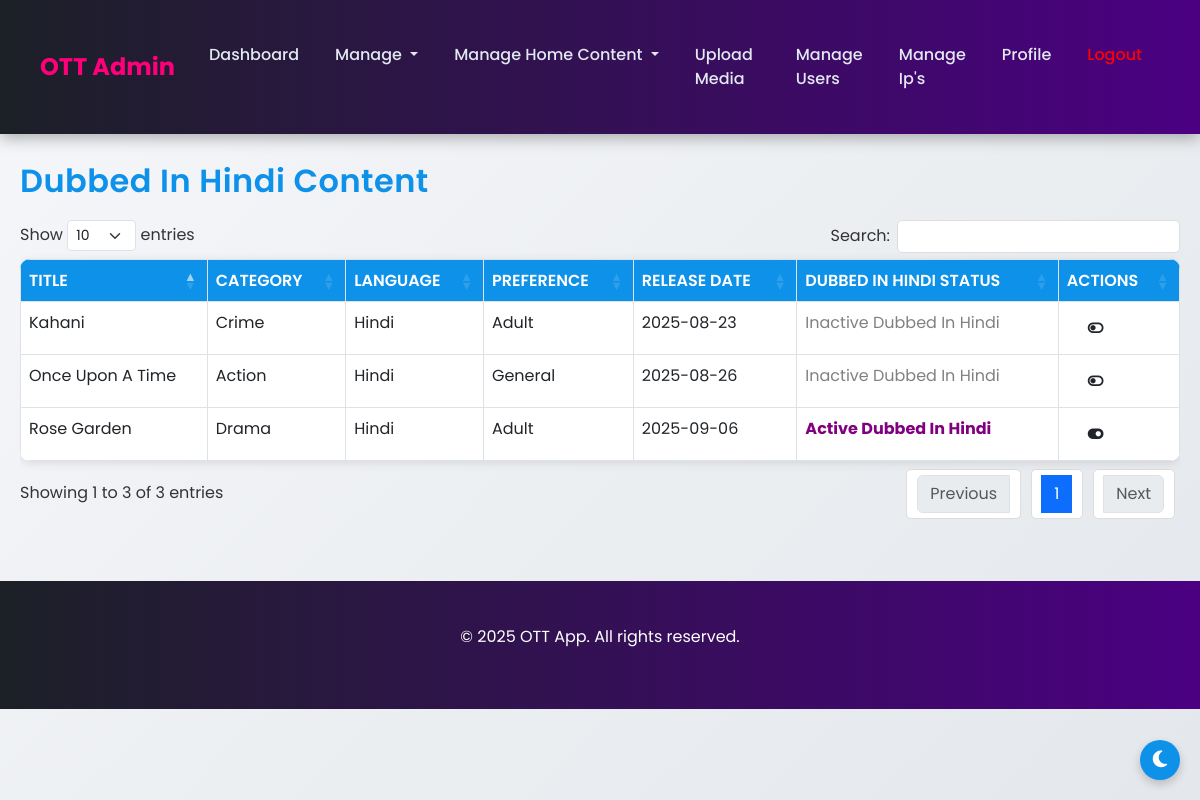
The app's page /admin/manage_dubbed.php (signed in) with its own data.
### tables this page shows
CREATE TABLE `content` (
  `content_id` int(11) NOT NULL,
  `title` varchar(100) NOT NULL,
  `description` text DEFAULT NULL,
  `category_id` int(11) DEFAULT NULL,
  `thumbnail_url` text DEFAULT NULL,
  `video_url` varchar(255) DEFAULT NULL,
  `duration` int(11) DEFAULT NULL,
  `release_date` date DEFAULT NULL,
  `created_at` timestamp NOT NULL DEFAULT current_timestamp(),
  `status` enum('active','inactive') NOT NULL DEFAULT 'active',
  `content_type` varchar(255) DEFAULT NULL,
  `language_id` int(11) DEFAULT NULL,
  `preference_id` int(11) DEFAULT NULL,
  `trailer_url` varchar(255) DEFAULT NULL,
  `banner` tinyint(1) DEFAULT 0 COMMENT '1 for active banner, 0 for inactive banner',
  `top_shows` tinyint(1) DEFAULT 0 COMMENT '1 for active top_shows, 0 for inactive top_shows',
  `binge_worthy` tinyint(1) DEFAULT 0 COMMENT '1 for Binge Worthy, 0 for not Binge Worthy',
  `bollywood_binge` tinyint(1) DEFAULT 0 COMMENT '1 for Bollywoord Binge, 0 for not Bollywood Binge',
  `dubbed_in_hindi` tinyint(1) DEFAULT 0 COMMENT '1 for Dubbed In Hindi, 0 for not Dubbed In Hindi',
  `plan` varchar(20) DEFAULT 'free' COMMENT 'Plan type (e.g., free, paid)',
  `industry` varchar(100) DEFAULT NULL COMMENT 'Industry (e.g., Hollywood, Bollywood)'
);

CREATE TABLE `categories` (
  `category_id` int(11) NOT NULL,
  `name` varchar(50) NOT NULL,
  `status` enum('active','inactive') NOT NULL DEFAULT 'active',
  `main_category_id` int(11) NOT NULL DEFAULT 1
);

CREATE TABLE `languages` (
  `language_id` int(11) NOT NULL,
  `name` varchar(100) NOT NULL,
  `status` enum('active','inactive') DEFAULT 'active'
);

CREATE TABLE `content_preferences` (
  `preference_id` int(11) NOT NULL,
  `preference_name` varchar(50) NOT NULL,
  `description` varchar(255) DEFAULT NULL,
  `status` tinyint(1) NOT NULL DEFAULT 1,
  `created_at` timestamp NOT NULL DEFAULT current_timestamp()
);

### admin/manage_dubbed.php (the view, shortened to what this page needs)
<?php
include '../api/config.php';
?>
<?php include 'includes/header.php'; ?>
<?php include 'includes/navbar.php'; ?>
<div class="container-fluid">
    <h2 class="mt-2">Dubbed In Hindi Content</h2>
    <div class="table-responsive">
        <table id="contentTable" class="table table-bordered">
            <thead>
                <tr>
                    <th>Title</th>
                    <th>Category</th>
                    <th>Language</th>
                    <th>Preference</th>
                    <th>Release Date</th>
                    <th>Dubbed In Hindi Status</th>
                    <th>Actions</th>
                </tr>
            </thead>
            <tbody>
                <?php
                $result = $conn->query("SELECT c.*, cat.name as category_name, l.name as language_name, cp.preference_name
                                        FROM content c
                                        JOIN categories cat ON c.category_id = cat.category_id
                                        LEFT JOIN languages l ON c.language_id = l.language_id
                                        LEFT JOIN content_preferences cp ON c.preference_id = cp.preference_id
                                        WHERE c.status = 'active'");
                if ($result) {
                    while ($row = $result->fetch_assoc()) {
                        $dubbed_in_hindi_class = $row['dubbed_in_hindi'] == 1 ? 'dubbed-in-hindi-active' : 'dubbed-in-hindi-inactive';
                        $dubbed_in_hindi_text = $row['dubbed_in_hindi'] == 1 ? 'Active Dubbed In Hindi' : 'Inactive Dubbed In Hindi';
                        $dubbed_in_hindi_icon = $row['dubbed_in_hindi'] == 1 ? 'on' : 'off';
                        echo "<tr data-content-id='{$row['content_id']}'>
                            <td>" . htmlspecialchars($row['title']) . "</td>
                            <td>" . htmlspecialchars($row['category_name']) . "</td>
                            <td>" . htmlspecialchars($row['language_name'] ?? 'N/A') . "</td>
                            <td>" . htmlspecialchars($row['preference_name'] ?? 'N/A') . "</td>
                            <td>" . htmlspecialchars($row['release_date']) . "</td>
                            <td class='$dubbed_in_hindi_class dubbed-status' data-current-status='{$row['dubbed_in_hindi']}'>$dubbed_in_hindi_text</td>
                            <td>
                                <form method='post' action='../api/content.php' style='display:inline;' onsubmit='return toggleDubbedInHindi(event, {$row['content_id']}, {$row['dubbed_in_hindi']})'>
                                    <input type='hidden' name='action' value='toggle_dubbed_in_hindi'>
                                    <input type='hidden' name='content_id' value='{$row['content_id']}'>
                                    <input type='hidden' name='current_dubbed_in_hindi' value='{$row['dubbed_in_hindi']}'>
                                    <button type='submit' class='btn btn-sm btn-purple toggle-btn'>
                                        <i class='fas fa-toggle-$dubbed_in_hindi_icon'></i>
                                    </button>
                                </form>
                            </td>
                        </tr>";
                    }
                } else {
                    echo "<tr><td colspan='7'>No active content found.</td></tr>";
                }
                ?>
            </tbody>
        </table>
    </div>
</div>
<?php include 'includes/footer.php'; ?>
</body>
</html>

### assets/css/style.css (style rules this page uses)
.container, .container-fluid { padding: 20px; max-width: 1400px; margin: 0 auto; }
h1, h2 { font-weight: 600; color: #0e91e9; margin-bottom: 20px; letter-spacing: 0.5px; }
.btn { border-radius: 8px; padding: 10px 20px; font-weight: 500; transition: all 0.3s ease; }
table.dataTable { border-radius: 10px; overflow: hidden; background: #fff; box-shadow: 0 2px 10px rgba(0, 0, 0, 0.1); color: #333; }
table.dataTable thead th { background: #0e91e9; color: #fff; font-weight: 600; text-transform: uppercase; }
table.dataTable tbody tr { transition: background 0.3s ease; }

### admin/manage_dubbed.php (style rules this page uses)
.dubbed-in-hindi-active { color: purple !important; font-weight: bold; }
.dubbed-in-hindi-inactive { color: gray !important; }

### records on screen
content: title "Kahani", category.name "Crime", language.name "Hindi", preference.preference_name "Adult", release_date "2025-08-23", dubbed_in_hindi "Inactive Dubbed In Hindi"
content: title "Rose Garden", category.name "Drama", language.name "Hindi", preference.preference_name "Adult", release_date "2025-09-06", dubbed_in_hindi "Active Dubbed In Hindi"
content: title "Once Upon A Time", category.name "Action", language.name "Hindi", preference.preference_name "General", release_date "2025-08-26", dubbed_in_hindi "Inactive Dubbed In Hindi"
